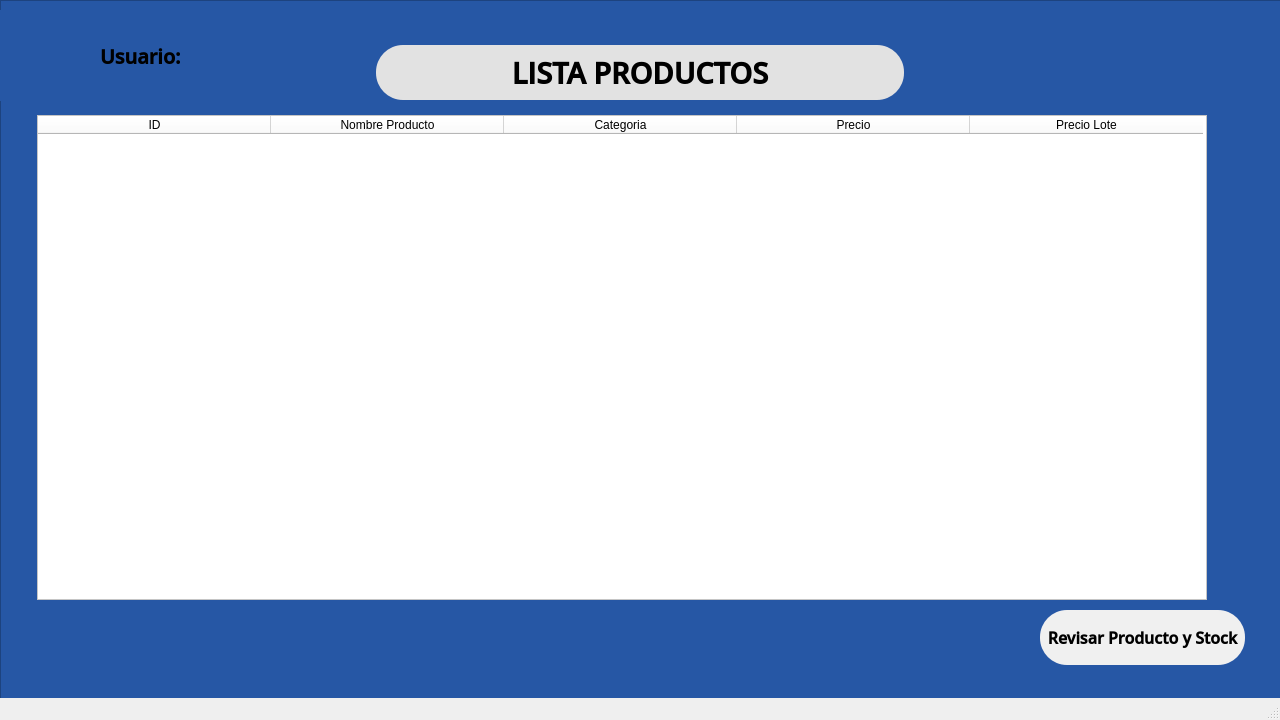
<?xml version="1.0" encoding="UTF-8"?>
<ui version="4.0">
 <class>MainWindow</class>
 <widget class="QMainWindow" name="MainWindow">
  <property name="geometry">
   <rect>
    <x>0</x>
    <y>0</y>
    <width>1280</width>
    <height>720</height>
   </rect>
  </property>
  <property name="minimumSize">
   <size>
    <width>1280</width>
    <height>720</height>
   </size>
  </property>
  <property name="maximumSize">
   <size>
    <width>1280</width>
    <height>720</height>
   </size>
  </property>
  <property name="windowTitle">
   <string>MainWindow</string>
  </property>
  <widget class="QWidget" name="centralwidget">
   <widget class="QFrame" name="frame">
    <property name="geometry">
     <rect>
      <x>0</x>
      <y>0</y>
      <width>1291</width>
      <height>701</height>
     </rect>
    </property>
    <property name="minimumSize">
     <size>
      <width>1291</width>
      <height>701</height>
     </size>
    </property>
    <property name="maximumSize">
     <size>
      <width>1291</width>
      <height>701</height>
     </size>
    </property>
    <property name="styleSheet">
     <string notr="true">background-color: rgb(38, 87, 165);</string>
    </property>
    <property name="frameShape">
     <enum>QFrame::StyledPanel</enum>
    </property>
    <property name="frameShadow">
     <enum>QFrame::Raised</enum>
    </property>
    <widget class="QLabel" name="labelTitulo">
     <property name="geometry">
      <rect>
       <x>376</x>
       <y>45</y>
       <width>528</width>
       <height>55</height>
      </rect>
     </property>
     <property name="font">
      <font>
       <family>Open Sans Semibold</family>
       <pointsize>22</pointsize>
       <weight>75</weight>
       <bold>true</bold>
      </font>
     </property>
     <property name="styleSheet">
      <string notr="true">background-color: rgb(226, 226, 226);
border-radius: 27px;</string>
     </property>
     <property name="text">
      <string>LISTA PRODUCTOS</string>
     </property>
     <property name="alignment">
      <set>Qt::AlignCenter</set>
     </property>
    </widget>
    <widget class="QPushButton" name="btnRevisarProd">
     <property name="geometry">
      <rect>
       <x>1040</x>
       <y>610</y>
       <width>205</width>
       <height>55</height>
      </rect>
     </property>
     <property name="font">
      <font>
       <family>Open Sans Semibold</family>
       <pointsize>12</pointsize>
       <weight>75</weight>
       <italic>false</italic>
       <bold>true</bold>
      </font>
     </property>
     <property name="cursor">
      <cursorShape>PointingHandCursor</cursorShape>
     </property>
     <property name="styleSheet">
      <string notr="true">background-color: rgb(240, 240, 240);
border-radius: 27px</string>
     </property>
     <property name="text">
      <string>Revisar Producto y Stock</string>
     </property>
    </widget>
    <widget class="QTableWidget" name="listaProductos">
     <property name="geometry">
      <rect>
       <x>37</x>
       <y>115</y>
       <width>1170</width>
       <height>485</height>
      </rect>
     </property>
     <property name="styleSheet">
      <string notr="true">background-color: rgb(255, 255, 255);</string>
     </property>
     <property name="sizeAdjustPolicy">
      <enum>QAbstractScrollArea::AdjustIgnored</enum>
     </property>
     <property name="autoScrollMargin">
      <number>16</number>
     </property>
     <property name="editTriggers">
      <set>QAbstractItemView::NoEditTriggers</set>
     </property>
     <property name="selectionMode">
      <enum>QAbstractItemView::SingleSelection</enum>
     </property>
     <property name="showGrid">
      <bool>true</bool>
     </property>
     <property name="gridStyle">
      <enum>Qt::SolidLine</enum>
     </property>
     <property name="sortingEnabled">
      <bool>false</bool>
     </property>
     <property name="wordWrap">
      <bool>true</bool>
     </property>
     <property name="cornerButtonEnabled">
      <bool>true</bool>
     </property>
     <property name="rowCount">
      <number>0</number>
     </property>
     <attribute name="horizontalHeaderVisible">
      <bool>true</bool>
     </attribute>
     <attribute name="horizontalHeaderCascadingSectionResizes">
      <bool>false</bool>
     </attribute>
     <attribute name="horizontalHeaderDefaultSectionSize">
      <number>233</number>
     </attribute>
     <attribute name="horizontalHeaderHighlightSections">
      <bool>true</bool>
     </attribute>
     <attribute name="horizontalHeaderShowSortIndicator" stdset="0">
      <bool>false</bool>
     </attribute>
     <attribute name="horizontalHeaderStretchLastSection">
      <bool>false</bool>
     </attribute>
     <attribute name="verticalHeaderVisible">
      <bool>false</bool>
     </attribute>
     <attribute name="verticalHeaderCascadingSectionResizes">
      <bool>false</bool>
     </attribute>
     <attribute name="verticalHeaderHighlightSections">
      <bool>true</bool>
     </attribute>
     <attribute name="verticalHeaderStretchLastSection">
      <bool>false</bool>
     </attribute>
     <column>
      <property name="text">
       <string>ID</string>
      </property>
     </column>
     <column>
      <property name="text">
       <string>Nombre Producto</string>
      </property>
     </column>
     <column>
      <property name="text">
       <string>Categoria</string>
      </property>
     </column>
     <column>
      <property name="text">
       <string>Precio</string>
      </property>
     </column>
     <column>
      <property name="text">
       <string>Precio Lote</string>
      </property>
     </column>
    </widget>
    <widget class="QLabel" name="labelUsuarip">
     <property name="geometry">
      <rect>
       <x>0</x>
       <y>10</y>
       <width>91</width>
       <height>91</height>
      </rect>
     </property>
     <property name="font">
      <font>
       <family>Open Sans Semibold</family>
       <pointsize>22</pointsize>
       <weight>75</weight>
       <bold>true</bold>
      </font>
     </property>
     <property name="styleSheet">
      <string notr="true"/>
     </property>
     <property name="text">
      <string/>
     </property>
     <property name="pixmap">
      <pixmap>../imagenes/Logo Cliente.png</pixmap>
     </property>
     <property name="alignment">
      <set>Qt::AlignCenter</set>
     </property>
    </widget>
    <widget class="QLabel" name="labelUsuario2">
     <property name="geometry">
      <rect>
       <x>100</x>
       <y>30</y>
       <width>91</width>
       <height>51</height>
      </rect>
     </property>
     <property name="font">
      <font>
       <family>Open Sans Semibold</family>
       <pointsize>15</pointsize>
       <weight>75</weight>
       <bold>true</bold>
      </font>
     </property>
     <property name="styleSheet">
      <string notr="true"/>
     </property>
     <property name="text">
      <string>Usuario: </string>
     </property>
    </widget>
    <widget class="QLabel" name="labelUsuarioEnLogin">
     <property name="geometry">
      <rect>
       <x>190</x>
       <y>30</y>
       <width>161</width>
       <height>51</height>
      </rect>
     </property>
     <property name="font">
      <font>
       <family>Open Sans Semibold</family>
       <pointsize>15</pointsize>
       <weight>75</weight>
       <bold>true</bold>
      </font>
     </property>
     <property name="styleSheet">
      <string notr="true"/>
     </property>
     <property name="text">
      <string/>
     </property>
    </widget>
   </widget>
  </widget>
  <widget class="QMenuBar" name="menubar">
   <property name="geometry">
    <rect>
     <x>0</x>
     <y>0</y>
     <width>1280</width>
     <height>21</height>
    </rect>
   </property>
  </widget>
  <widget class="QStatusBar" name="statusbar"/>
 </widget>
 <resources/>
 <connections/>
</ui>
